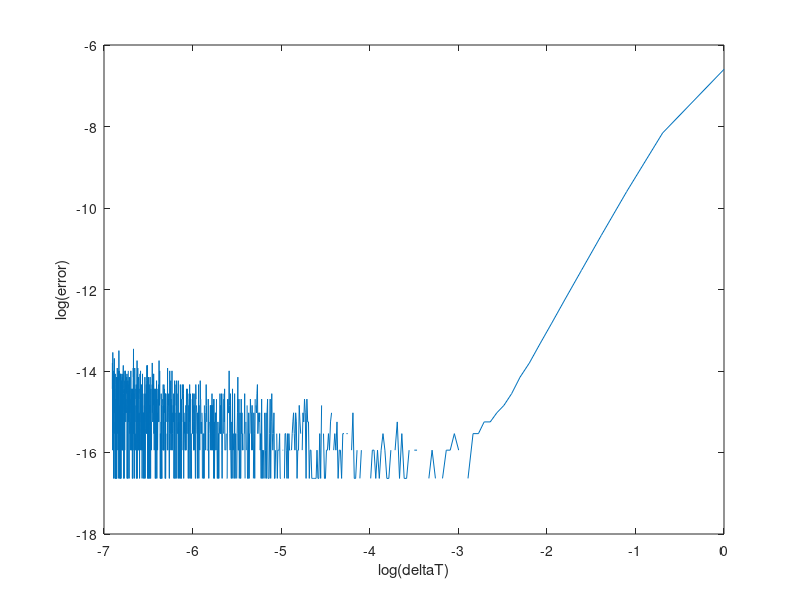

MATLAB code to generate this figure:
clc;                                               % Clears the screen
clear all;

totalT = 1;
k = 1;

for n = 1 : 1000
    deltaT(n) =single(totalT / n);
    x = 1;
    v = 0;
    for i = 1 : n
        v_1 = v;
        a_1 = -k * x;
        
        v_2 = v + 0.5 * deltaT(n) * a_1;
        a_2 = -k * (x + deltaT(n) / 2 * v_1);
        
        v_3 = v + deltaT(n) / 2 * a_2;
        a_3 = -k * (x + deltaT(n) / 2 * v_2);
        
        v_4 = v + deltaT(n) * a_3;
        a_4 = -k * (x + deltaT(n) * v_3);
        
        x = x + deltaT(n) / 6 * ( v_1 + 2 * v_2 + 2 * v_3 + v_4);
        v = v + deltaT(n) / 6 * ( a_1 + 2 * a_2 + 2 * a_3 + a_4);
    end 
    error(n) = abs(cos(totalT) - x);
end

x=log(deltaT);
y=log(error);
plot(x,y);
xlabel('log(deltaT)');ylabel('log(error)');
index = find(x>-3);
p = polyfit(x(index), y(index),1);
p(1)
